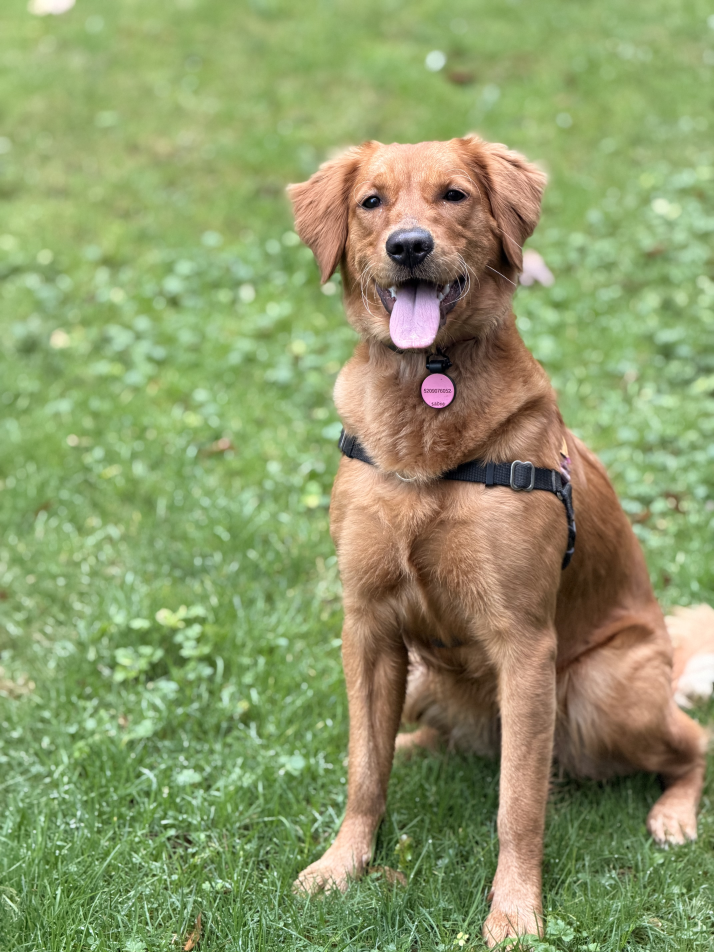
#> input picture modules/awesome_skills/skills/last30days/assets/dog-original.jpeg, 4284 x 5712 px (shown at 1/6 size)
$ python -i ui.py   (imports and definitions only)
#> lines starting #> are read from the running program, lines starting #| are printed output that depends on the picture; after the words box and inside, x2 and y2 are one past the last pixel; in counts of white or black regions, pixels touching at a corner belong together
import os, json, time, math, random, threading
import tkinter as tk
from collections import deque
from PIL import Image, ImageTk, ImageDraw
import sys
from pathlib import Path


def get_base_dir():
    if getattr(sys, "frozen", False):
        return Path(sys.executable).parent
    return Path(__file__).resolve().parent.parent


BASE_DIR   = get_base_dir()
CONFIG_DIR = BASE_DIR / "config"
API_FILE   = CONFIG_DIR / "api_keys.json"

SYSTEM_NAME = "A.L.F.R.E.D"
MODEL_BADGE = "PROJECT W.A.Y.N.E"

C_BG     = "#02060a"  # Batman Dark Blue/Black
C_PRI    = "#ffcc00"  # Batman Gold
C_MID    = "#00d4ff"  # Tactical Cyan
C_DIM    = "#0a1219"  # Slate Grey
C_DIMMER = "#050a0f"
C_ACC    = "#ff6600"
C_ACC2   = "#ffcc00"
C_TEXT   = "#e0e0e0"
C_PANEL  = "#010c10"
C_GREEN  = "#00ff88"
C_RED    = "#ff3333"


class JarvisUI:
    def __init__(self, face_path, size=None):
        self.root = tk.Tk()
        self.root.title("J.A.R.V.I.S — MARK XXX")
        self.root.resizable(False, False)

        sw = self.root.winfo_screenwidth()
        sh = self.root.winfo_screenheight()
        W  = min(sw, 984)
        H  = min(sh, 816)
        self.root.geometry(f"{W}x{H}+{(sw-W)//2}+{(sh-H)//2}")
        self.root.configure(bg=C_BG)

        self.W = W
        self.H = H

        self.FACE_SZ = min(int(H * 0.54), 400)
        self.FCX     = W // 2
        self.FCY     = int(H * 0.13) + self.FACE_SZ // 2

        self.speaking     = False
        self.scale        = 1.0
        self.target_scale = 1.0
        self.halo_a       = 60.0
        self.target_halo  = 60.0
        self.last_t       = time.time()
        self.tick         = 0
        self.scan_angle   = 0.0
        self.scan2_angle  = 180.0
        self.rings_spin   = [0.0, 120.0, 240.0]
        self.pulse_r      = [0.0, self.FACE_SZ * 0.26, self.FACE_SZ * 0.52]
        self.status_text  = "INITIALISING"
        self.status_blink = True

        self.typing_queue = deque()
        self.is_typing    = False

        self._face_pil         = None
        self._has_face         = False
        self._face_scale_cache = None
        self._load_face(face_path)

        self.bg = tk.Canvas(self.root, width=W, height=H,
                            bg=C_BG, highlightthickness=0)
        self.bg.place(x=0, y=0)

        LW = int(W * 0.72)
        LH = 138
        self.log_frame = tk.Frame(self.root, bg=C_PANEL,
                                  highlightbackground=C_MID,
                                  highlightthickness=1)
        self.log_frame.place(x=(W - LW) // 2, y=H - LH - 36, width=LW, height=LH)
        self.log_text = tk.Text(self.log_frame, fg=C_TEXT, bg=C_PANEL,
                                insertbackground=C_TEXT, borderwidth=0,
                                wrap="word", font=("Courier", 10), padx=10, pady=6)
        self.log_text.pack(fill="both", expand=True)
        self.log_text.configure(state="disabled")
        self.log_text.tag_config("you", foreground="#e8e8e8")
        self.log_text.tag_config("ai",  foreground=C_PRI)
        self.log_text.tag_config("sys", foreground=C_ACC2)

        self._api_key_ready = self._api_keys_exist()
        if not self._api_key_ready:
            self._show_setup_ui()

        self._animate()
        self.root.protocol("WM_DELETE_WINDOW", lambda: os._exit(0))

    def _load_face(self, path):
        FW = self.FACE_SZ
        try:
            img  = Image.open(path).convert("RGBA").resize((FW, FW), Image.LANCZOS)
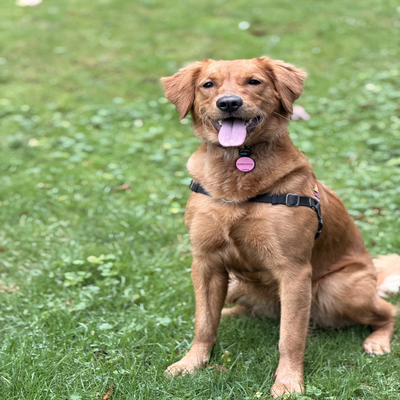
#> img: PIL image 400x400 RGBA; mean R, G, B, A 141.6, 153.7, 105.4, 255
            mask = Image.new("L", (FW, FW), 0)
#> mask: PIL image 400x400 L; every value is 0
            ImageDraw.Draw(mask).ellipse((2, 2, FW - 2, FW - 2), fill=255)
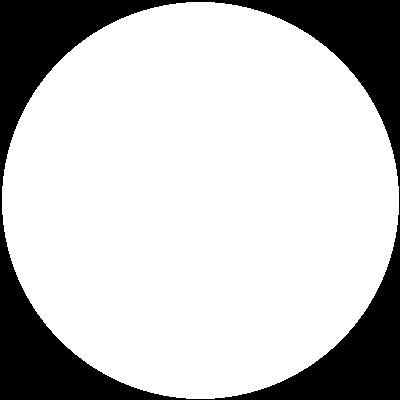
#> mask: PIL image 400x400 L; 77.3% white; 1 black region, box (x1, y1, x2, y2) and area: (0, 0, 400, 400) 36271
            img.putalpha(mask)
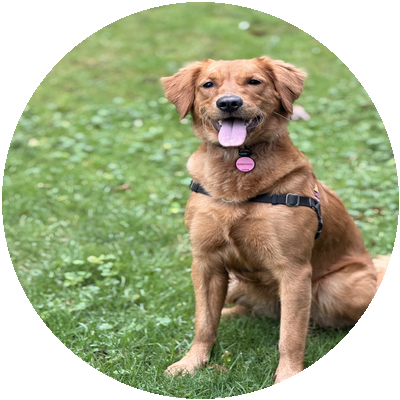
#> img: PIL image 400x400 RGBA; mean R, G, B, A 141.6, 153.7, 105.4, 197.2; transparent parts drawn white
            self._face_pil = img
            self._has_face = True
        except Exception:
            self._has_face = False

    @staticmethod
    def _ac(r, g, b, a):
        f = a / 255.0
        return f"#{int(r*f):02x}{int(g*f):02x}{int(b*f):02x}"

    def _animate(self):
        self.tick += 1
        t   = self.tick
        now = time.time()

        if now - self.last_t > (0.14 if self.speaking else 0.55):
            if self.speaking:
                self.target_scale = random.uniform(1.05, 1.11)
                self.target_halo  = random.uniform(138, 182)
            else:
                self.target_scale = random.uniform(1.001, 1.007)
                self.target_halo  = random.uniform(50, 68)
            self.last_t = now

        sp = 0.35 if self.speaking else 0.16
        self.scale  += (self.target_scale - self.scale) * sp
        self.halo_a += (self.target_halo  - self.halo_a) * sp

        for i, spd in enumerate([1.2, -0.8, 1.9] if self.speaking else [0.5, -0.3, 0.82]):
            self.rings_spin[i] = (self.rings_spin[i] + spd) % 360

        self.scan_angle  = (self.scan_angle  + (2.8 if self.speaking else 1.2)) % 360
        self.scan2_angle = (self.scan2_angle + (-1.7 if self.speaking else -0.68)) % 360

        pspd  = 3.8 if self.speaking else 1.8
        limit = self.FACE_SZ * 0.72
        new_p = [r + pspd for r in self.pulse_r if r + pspd < limit]
        if len(new_p) < 3 and random.random() < (0.06 if self.speaking else 0.022):
            new_p.append(0.0)
        self.pulse_r = new_p

        if t % 40 == 0:
            self.status_blink = not self.status_blink

        self._draw()
        self.root.after(16, self._animate)

    def _draw(self):
        c    = self.bg
        W, H = self.W, self.H
        t    = self.tick
        FCX  = self.FCX
        FCY  = self.FCY
        FW   = self.FACE_SZ
        c.delete("all")

        for x in range(0, W, 44):
            for y in range(0, H, 44):
                c.create_rectangle(x, y, x+1, y+1, fill=C_DIMMER, outline="")

        for r in range(int(FW * 0.54), int(FW * 0.28), -22):
            frac = 1.0 - (r - FW * 0.28) / (FW * 0.26)
            ga   = max(0, min(255, int(self.halo_a * 0.09 * frac)))
            gh   = f"{ga:02x}"
            c.create_oval(FCX-r, FCY-r, FCX+r, FCY+r,
                          outline=f"#00{gh}ff", width=2)

        for pr in self.pulse_r:
            pa = max(0, int(220 * (1.0 - pr / (FW * 0.72))))
            r  = int(pr)
            c.create_oval(FCX-r, FCY-r, FCX+r, FCY+r,
                          outline=self._ac(0, 212, 255, pa), width=2)

        for idx, (r_frac, w_ring, arc_l, gap) in enumerate([
                (0.47, 3, 110, 75), (0.39, 2, 75, 55), (0.31, 1, 55, 38)]):
            ring_r = int(FW * r_frac)
            base_a = self.rings_spin[idx]
            a_val  = max(0, min(255, int(self.halo_a * (1.0 - idx * 0.18))))
            col    = self._ac(0, 212, 255, a_val)
            for s in range(360 // (arc_l + gap)):
                start = (base_a + s * (arc_l + gap)) % 360
                c.create_arc(FCX-ring_r, FCY-ring_r, FCX+ring_r, FCY+ring_r,
                             start=start, extent=arc_l,
                             outline=col, width=w_ring, style="arc")

        sr      = int(FW * 0.49)
        scan_a  = min(255, int(self.halo_a * 1.4))
        arc_ext = 70 if self.speaking else 42
        c.create_arc(FCX-sr, FCY-sr, FCX+sr, FCY+sr,
                     start=self.scan_angle, extent=arc_ext,
                     outline=self._ac(0, 212, 255, scan_a), width=3, style="arc")
        c.create_arc(FCX-sr, FCY-sr, FCX+sr, FCY+sr,
                     start=self.scan2_angle, extent=arc_ext,
                     outline=self._ac(255, 100, 0, scan_a // 2), width=2, style="arc")

        t_out = int(FW * 0.495)
        t_in  = int(FW * 0.472)
        a_mk  = self._ac(0, 212, 255, 155)
        for deg in range(0, 360, 10):
            rad = math.radians(deg)
            inn = t_in if deg % 30 == 0 else t_in + 5
            c.create_line(FCX + t_out * math.cos(rad), FCY - t_out * math.sin(rad),
                          FCX + inn  * math.cos(rad), FCY - inn  * math.sin(rad),
                          fill=a_mk, width=1)

        ch_r = int(FW * 0.50)
        gap  = int(FW * 0.15)
        ch_a = self._ac(0, 212, 255, int(self.halo_a * 0.55))
        for x1, y1, x2, y2 in [
                (FCX - ch_r, FCY, FCX - gap, FCY), (FCX + gap, FCY, FCX + ch_r, FCY),
                (FCX, FCY - ch_r, FCX, FCY - gap), (FCX, FCY + gap, FCX, FCY + ch_r)]:
            c.create_line(x1, y1, x2, y2, fill=ch_a, width=1)

        blen = 22
        bc   = self._ac(0, 212, 255, 200)
        hl = FCX - FW // 2; hr = FCX + FW // 2
        ht = FCY - FW // 2; hb = FCY + FW // 2
        for bx, by, sdx, sdy in [(hl, ht, 1, 1), (hr, ht, -1, 1),
                                   (hl, hb, 1, -1), (hr, hb, -1, -1)]:
            c.create_line(bx, by, bx + sdx * blen, by,            fill=bc, width=2)
            c.create_line(bx, by, bx,               by + sdy * blen, fill=bc, width=2)

        if self._has_face:
            fw = int(FW * self.scale)
            if (self._face_scale_cache is None or
                    abs(self._face_scale_cache[0] - self.scale) > 0.004):
                scaled = self._face_pil.resize((fw, fw), Image.BILINEAR)
                tk_img = ImageTk.PhotoImage(scaled)
                self._face_scale_cache = (self.scale, tk_img)
            c.create_image(FCX, FCY, image=self._face_scale_cache[1])
        else:
            orb_r = int(FW * 0.27 * self.scale)
            for i in range(7, 0, -1):
                r2   = int(orb_r * i / 7)
                frac = i / 7
                ga   = max(0, min(255, int(self.halo_a * 1.1 * frac)))
                c.create_oval(FCX-r2, FCY-r2, FCX+r2, FCY+r2,
                              fill=self._ac(0, int(65*frac), int(120*frac), ga),
                              outline="")
            c.create_text(FCX, FCY, text=SYSTEM_NAME,
                          fill=self._ac(0, 212, 255, min(255, int(self.halo_a * 2))),
                          font=("Courier", 14, "bold"))

        HDR = 62
        c.create_rectangle(0, 0, W, HDR, fill="#00080d", outline="")
        c.create_line(0, HDR, W, HDR, fill=C_MID, width=1)
        c.create_text(W // 2, 22, text=SYSTEM_NAME,
                      fill=C_PRI, font=("Courier", 18, "bold"))
        c.create_text(W // 2, 44, text="Just A Rather Very Intelligent System",
                      fill=C_MID, font=("Courier", 9))
        c.create_text(16, 31,    text=MODEL_BADGE,
                      fill=C_DIM, font=("Courier", 9), anchor="w")
        c.create_text(W - 16, 31, text=time.strftime("%H:%M:%S"),
                      fill=C_PRI, font=("Courier", 14, "bold"), anchor="e")


        sy = FCY + FW // 2 + 45
        if self.speaking:
            stat, sc = "● SPEAKING", C_ACC
        else:
            sym = "●" if self.status_blink else "○"
            stat, sc = f"{sym} {self.status_text}", C_PRI

        c.create_text(W // 2, sy, text=stat,
                      fill=sc, font=("Courier", 11, "bold"))

        wy = sy + 22
        N  = 32
        BH = 18
        bw = 8
        total_w = N * bw
        wx0 = (W - total_w) // 2
        for i in range(N):
            hb  = random.randint(3, BH) if self.speaking else int(3 + 2 * math.sin(t * 0.08 + i * 0.55))
            col = (C_PRI if hb > BH * 0.6 else C_MID) if self.speaking else C_DIM
            bx  = wx0 + i * bw
            c.create_rectangle(bx, wy + BH - hb, bx + bw - 1, wy + BH,
                                fill=col, outline="")

        c.create_rectangle(0, H - 28, W, H, fill="#00080d", outline="")
        c.create_line(0, H - 28, W, H - 28, fill=C_DIM, width=1)
        c.create_text(W // 2, H - 14, fill=C_DIM, font=("Courier", 8),
                      text="FatihMakes Industries  ·  CLASSIFIED  ·  MARK XXX")

    # [31 lines left out: functions write_log, _start_typing, _type_char, not called in this run]

    def start_speaking(self):
        self.speaking    = True
        self.status_text = "SPEAKING"

    def stop_speaking(self):
        self.speaking    = False
        self.status_text = "ONLINE"

    def _api_keys_exist(self):
        return API_FILE.exists()

    # [4 lines left out: function wait_for_api_key, not called in this run]

    def _show_setup_ui(self):
        self.setup_frame = tk.Frame(
            self.root, bg="#00080d",
            highlightbackground=C_PRI, highlightthickness=1
        )
        self.setup_frame.place(relx=0.5, rely=0.5, anchor="center")

        tk.Label(self.setup_frame, text="◈  INITIALISATION REQUIRED",
                 fg=C_PRI, bg="#00080d", font=("Courier", 13, "bold")).pack(pady=(18, 4))
        tk.Label(self.setup_frame,
                 text="Enter your Gemini API key to boot J.A.R.V.I.S.",
                 fg=C_MID, bg="#00080d", font=("Courier", 9)).pack(pady=(0, 10))

        tk.Label(self.setup_frame, text="GEMINI API KEY",
                 fg=C_DIM, bg="#00080d", font=("Courier", 9)).pack(pady=(8, 2))
        self.gemini_entry = tk.Entry(
            self.setup_frame, width=52, fg=C_TEXT, bg="#000d12",
            insertbackground=C_TEXT, borderwidth=0, font=("Courier", 10), show="*"
        )
        self.gemini_entry.pack(pady=(0, 4))

        tk.Button(
            self.setup_frame, text="▸  INITIALISE SYSTEMS",
            command=self._save_api_keys, bg=C_BG, fg=C_PRI,
            activebackground="#003344", font=("Courier", 10),
            borderwidth=0, pady=8
        ).pack(pady=14)

    # [11 lines left out: function _save_api_keys, not called in this run]

>>> result = JarvisUI('../modules/awesome_skills/skills/last30days/assets/dog-original.jpeg').start_speaking()

$ run again, on modules/awesome_skills/skills/last30days/assets/aging-portrait.jpeg
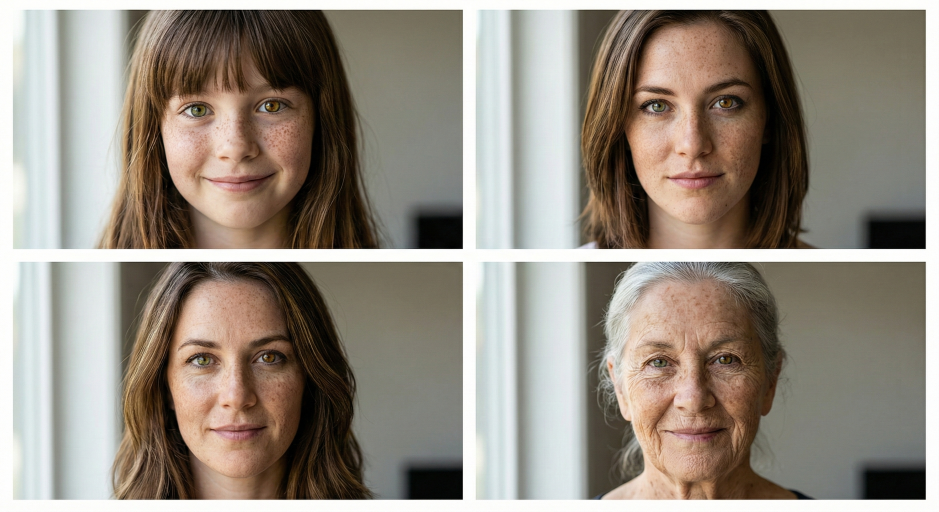
#> input picture modules/awesome_skills/skills/last30days/assets/aging-portrait.jpeg, 2816 x 1536 px (shown at 1/3 size)
#> in _load_face, `img  = Image.open(path).convert("RGBA").resize((FW, FW), Image.LANCZOS)`:
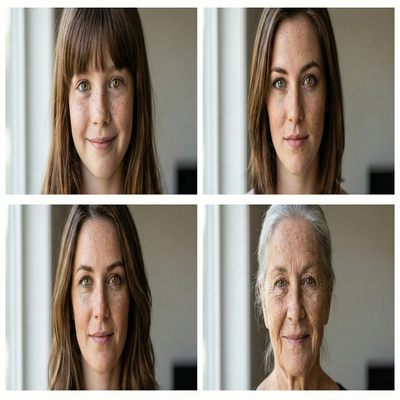
#> img: PIL image 400x400 RGBA; mean R, G, B, A 147.7, 138.9, 128, 255
#> in _load_face, `img.putalpha(mask)`:
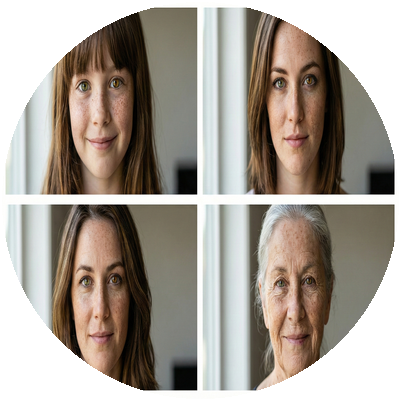
#> img: PIL image 400x400 RGBA; mean R, G, B, A 147.7, 138.9, 128, 197.2; transparent parts drawn white

$ run again, on modules/awesome_skills/skills/last30days/assets/dog-as-human.png
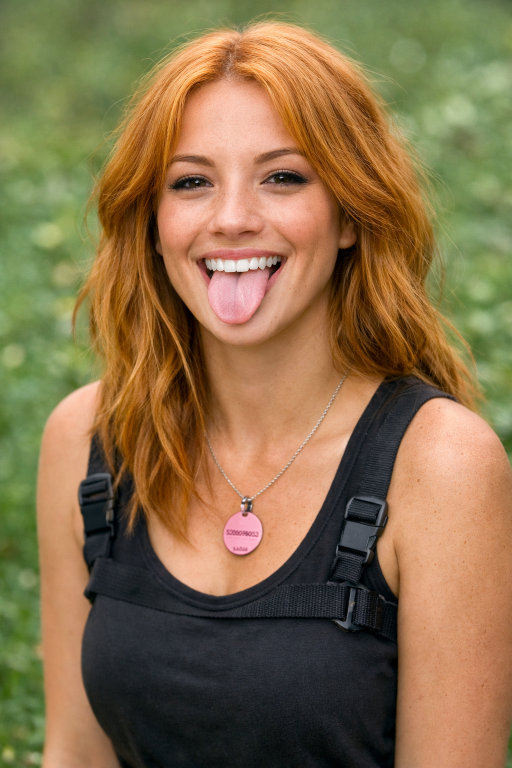
#> input picture modules/awesome_skills/skills/last30days/assets/dog-as-human.png, 1024 x 1536 px (shown at 1/2 size)
#> in _load_face, `img  = Image.open(path).convert("RGBA").resize((FW, FW), Image.LANCZOS)`:
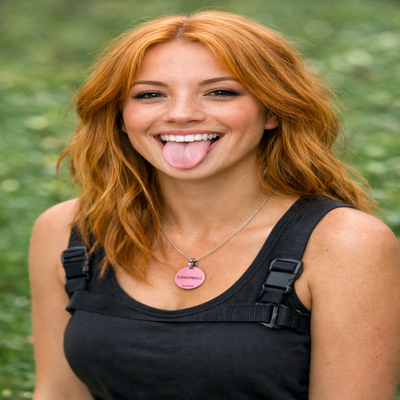
#> img: PIL image 400x400 RGBA; mean R, G, B, A 135.4, 111.4, 74.9, 255
#> in _load_face, `img.putalpha(mask)`:
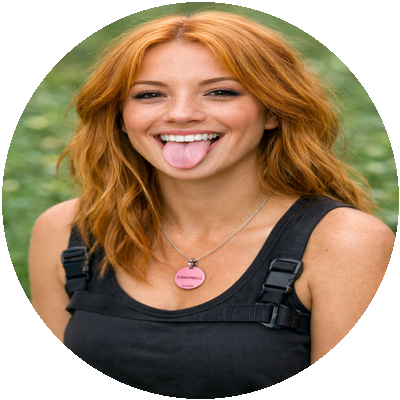
#> img: PIL image 400x400 RGBA; mean R, G, B, A 135.4, 111.4, 74.9, 197.2; transparent parts drawn white
